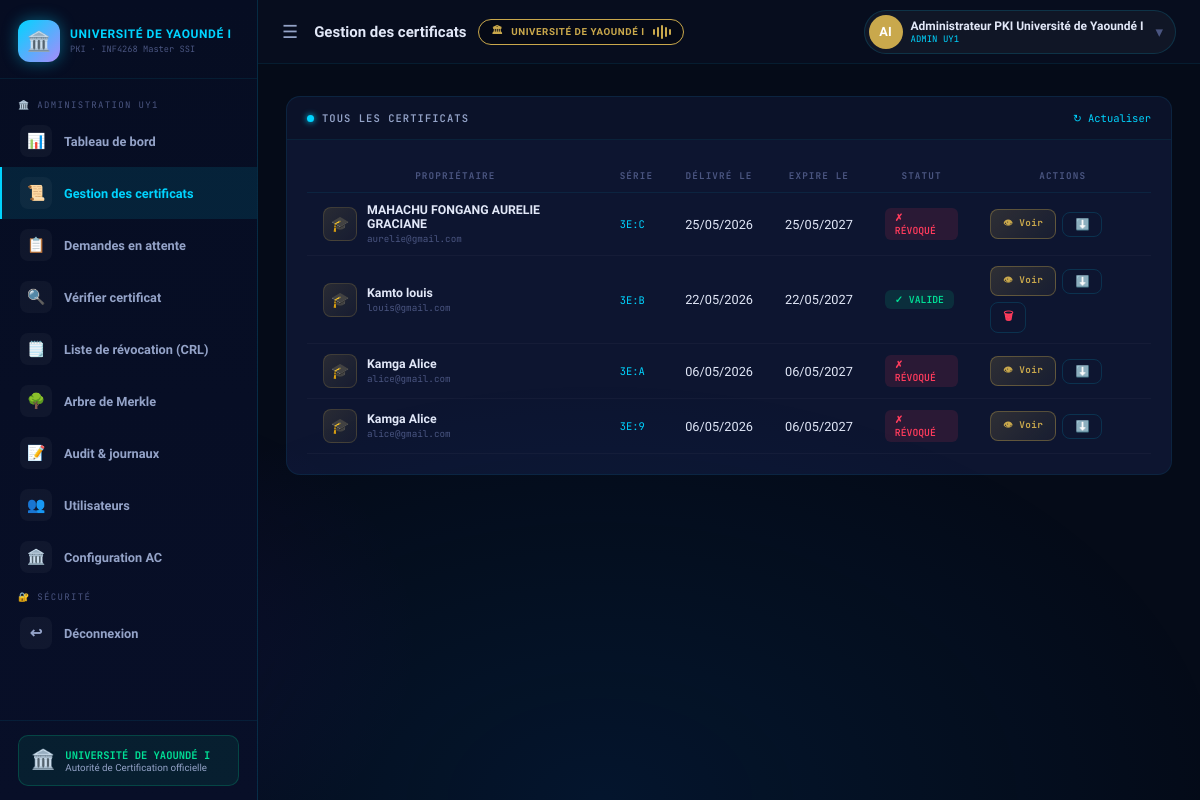
The app's page /certificates (signed in), older data.
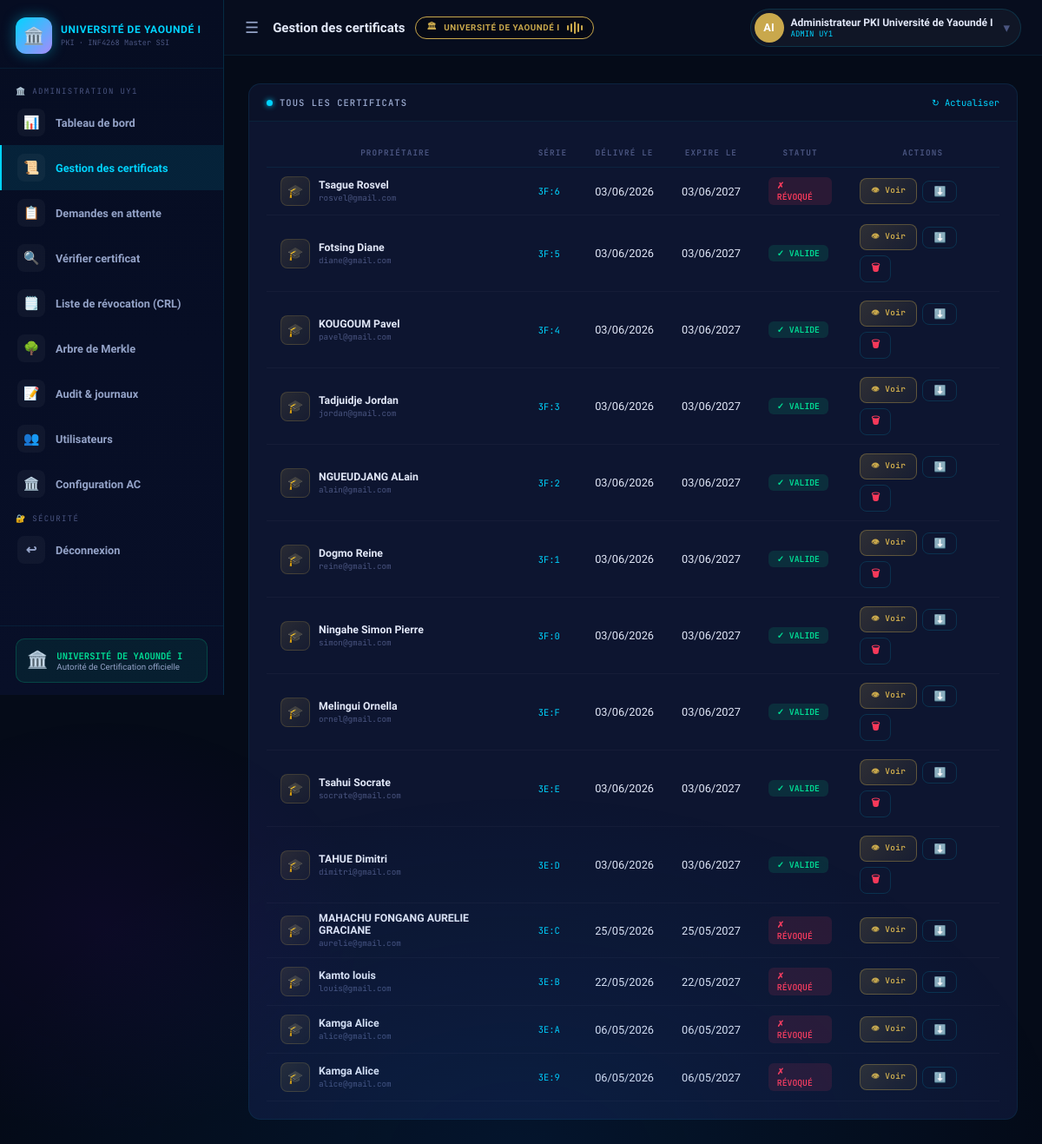
The same page, newer data.
### modules/models.py (models this page shows, shortened)
class User(UserMixin, db.Model):
    __tablename__ = 'users'
    id            = db.Column(db.Integer, primary_key=True)
    username      = db.Column(db.String(64), unique=True, nullable=False)
    email         = db.Column(db.String(120), unique=True, nullable=False)
    full_name     = db.Column(db.String(128), default='')
    matricule     = db.Column(db.String(50), default='')
    age           = db.Column(db.Integer, default=0)
    department    = db.Column(db.String(128), default='')
    status_type   = db.Column(db.String(30), default='etudiant')
    password_hash = db.Column(db.String(256), nullable=False)
    role          = db.Column(db.String(20), default='user')
    avatar_color  = db.Column(db.String(20), default='#00d4ff')
    created_at    = db.Column(db.DateTime, default=datetime.utcnow)
    last_login    = db.Column(db.DateTime, nullable=True)
    certificates  = db.relationship('Certificate', backref='owner', lazy=True)
    logs          = db.relationship('AuditLog', backref='user_ref', lazy=True)
    requests      = db.relationship('CertificateRequest',
                                   foreign_keys='CertificateRequest.user_id',
                                   backref='requester', lazy=True)
    def is_admin(self):
        return self.role == 'admin'
    def display_name(self):
        return self.full_name if self.full_name else self.username
    def initials(self):
        n = self.display_name()
        parts = n.split()
        if len(parts) >= 2:
            return (parts[0][0] + parts[-1][0]).upper()
        return n[:2].upper()

class Certificate(db.Model):
    __tablename__ = 'certificates'
    id            = db.Column(db.Integer, primary_key=True)
    serial_hex    = db.Column(db.String(32),  unique=True, nullable=False)
    serial_int    = db.Column(db.Integer,     unique=True, nullable=False)
    common_name   = db.Column(db.String(128), nullable=False)
    email         = db.Column(db.String(120), default='')
    organisation  = db.Column(db.String(128), default='Université de Yaoundé I')
    department    = db.Column(db.String(128), default='')
    status_type   = db.Column(db.String(30), default='etudiant')
    cert_pem      = db.Column(db.Text,         nullable=False)
    status        = db.Column(db.String(20),   default='VALID')
    issued_at     = db.Column(db.DateTime,     default=datetime.utcnow)
    expires_at    = db.Column(db.DateTime,     nullable=True)
    revoked_at    = db.Column(db.DateTime,     nullable=True)
    revoke_reason = db.Column(db.String(64),   nullable=True)
    user_id       = db.Column(db.Integer,      db.ForeignKey('users.id'))
    ca_id         = db.Column(db.Integer,      db.ForeignKey('authority_ca.id'))
    ca            = db.relationship('AuthorityCA', backref='issued_certs')
    request_id    = db.Column(db.Integer,      db.ForeignKey('certificate_requests.id'), nullable=True)
    request = db.relationship('CertificateRequest',
                              back_populates='certificate',
                              foreign_keys=[request_id])
    def status_badge(self):
        return {
            'VALID':   ('✓ VALIDE',   'badge-valid'),
            'REVOKED': ('✗ RÉVOQUÉ',  'badge-revoked'),
            'EXPIRED': ('⚠ EXPIRÉ',   'badge-expired'),
        }.get(self.status, (self.status, ''))
    def days_until_expiry(self):
        if not self.expires_at:
            return None
        now = datetime.utcnow()
        delta = (self.expires_at - now).days
        return delta

### app.py (the view)
@app.route('/certificates')
@login_required
def certificates():
    ca = get_ca()
    if current_user.is_admin():
        certs = Certificate.query.order_by(Certificate.issued_at.desc()).all()
    else:
        certs = Certificate.query.filter_by(user_id=current_user.id).order_by(Certificate.issued_at.desc()).all()
    return render_template('certificates.html', certs=certs, ca=ca)

### app.py (called while the page is built)
@login_manager.user_loader
def load_user(uid):
    return db.session.get(User, int(uid))

def get_ca():
    return AuthorityCA.query.first()

def expiring_soon(days=30):
    limit = datetime.now(timezone.utc) + timedelta(days=days)
    return Certificate.query.filter(Certificate.status=='VALID', Certificate.expires_at!=None, Certificate.expires_at<=limit).count()

@app.context_processor
def inject_globals():
    ca = get_ca()
    notif_count = expiring_soon(30) if ca else 0
    pending_count = CertificateRequest.query.filter_by(status='PENDING').count() if ca and current_user.is_authenticated and current_user.is_admin() else 0
    return dict(
        ca_exists=bool(ca),
        notif_count=notif_count,
        pending_count=pending_count,
        reasons_labels=REASONS_LABELS,
        university_name="Université de Yaoundé I"
    )

### templates/certificates.html (shortened to what this page needs)
{% extends "base.html" %}
{% block page_title %}Gestion des certificats{% endblock %}
{% block content %}
<div class="card">
  <div class="card-header">
    <div class="card-title">
      <span class="dot dot-cyan"></span>
      {% if current_user.is_admin() %}TOUS LES CERTIFICATS{% else %}MES CERTIFICATS{% endif %}
    </div>
    {% if current_user.is_admin() and ca_exists %}
    <a href="{{ url_for('api_stats') }}" class="card-link">↻ Actualiser</a>
    {% endif %}
  </div>
  <div class="card-body">
    {% if certs %}
    <div class="table-wrap">
      <table>
        <thead>
          <tr>
            <th>Propriétaire</th>
            <th>Série</th>
            <th>Délivré le</th>
            <th>Expire le</th>
            <th>Statut</th>
            <th>Actions</th>
          </tr>
        </thead>
        <tbody>
          {% for cert in certs %}
          <tr>
            <td>
              <div style="display:flex; align-items:center; gap:10px;">
                <div style="width:34px; height:34px; border-radius:8px; background:linear-gradient(135deg,rgba(201,168,76,0.15),rgba(201,168,76,0.05)); border:1px solid rgba(201,168,76,0.2); display:flex; align-items:center; justify-content:center; font-size:1rem; flex-shrink:0;">
                  {% if cert.status_type == 'etudiant' %}🎓
                  {% elif cert.status_type == 'enseignant' %}👨‍🏫
                  {% else %}👔{% endif %}
                </div>
                <div>
                  <strong>{{ cert.common_name }}</strong><br>
                  <span class="mono" style="font-size:0.62rem; color:var(--muted);">{{ cert.email }}</span>
                </div>
              </div>
            </td>
            <td>
              <span class="mono" style="font-size:0.7rem; color:var(--cyan);">{{ cert.serial_hex }}</span>
            </td>
            <td style="font-size:0.85rem;">{{ cert.issued_at.strftime('%d/%m/%Y') }}</td>
            <td style="font-size:0.85rem;">
              {% if cert.days_until_expiry() is not none and cert.days_until_expiry() < 30 and cert.status == 'VALID' %}
              <span class="text-gold">⚠️ {{ cert.expires_at.strftime('%d/%m/%Y') if cert.expires_at else '-' }}</span>
              {% else %}
              {{ cert.expires_at.strftime('%d/%m/%Y') if cert.expires_at else '-' }}
              {% endif %}
            </td>
            <td>
              {% set badge = cert.status_badge() %}
              <span class="badge {{ badge[1] }}">{{ badge[0] }}</span>
            </td>
            <td>
              <div style="display:flex; gap:6px; align-items:center; flex-wrap:wrap;">
                <a href="{{ url_for('view_certificate', cert_id=cert.id) }}"
                   class="btn btn-sm"
                   style="background:linear-gradient(135deg,rgba(201,168,76,0.18),rgba(201,168,76,0.06)); border:1px solid rgba(201,168,76,0.35); color:#c9a84c; font-family:'JetBrains Mono',monospace; font-size:0.62rem; letter-spacing:0.05em; padding:6px 12px; border-radius:8px; text-decoration:none; display:inline-flex; align-items:center; gap:5px; transition:all 0.2s; white-space:nowrap;"
                   onmouseover="this.style.background='linear-gradient(135deg,rgba(201,168,76,0.28),rgba(201,168,76,0.12))'; this.style.transform='translateY(-1px)'; this.style.boxShadow='0 4px 12px rgba(201,168,76,0.2)';"
                   onmouseout="this.style.background='linear-gradient(135deg,rgba(201,168,76,0.18),rgba(201,168,76,0.06))'; this.style.transform='translateY(0)'; this.style.boxShadow='none';"
                   title="Voir le certificat officiel">
                  👁 Voir
                </a>
                <a href="{{ url_for('download_cert', cert_id=cert.id) }}"
                   class="btn btn-outline btn-sm"
                   title="Télécharger le fichier .pem">
                  ⬇️
                </a>
                {% if current_user.is_admin() and cert.status == 'VALID' %}
                <button class="btn btn-outline btn-sm text-red"
                        onclick="openRevokeModal({{ cert.id }}, '{{ cert.common_name }}')"
                        title="Révoquer ce certificat">
                  🗑
                </button>
                {% endif %}
              </div>
            </td>
          </tr>
          {% endfor %}
        </tbody>
      </table>
    </div>
    {% endif %}
  </div>
</div>
{% endblock %}

### templates/base.html (shortened to what this page needs)
<!DOCTYPE html>
<html lang="fr">
<head>
  <link rel="stylesheet" href="{{ url_for('static', filename='css/style.css') }}">
</head>
<body>
{% if current_user.is_authenticated %}
<aside class="sidebar" id="sidebar">
  <div class="sidebar-logo">
    <div class="sidebar-logo-icon">🏛️</div>
    <div class="sidebar-logo-text">
      <h2>UNIVERSITÉ DE YAOUNDÉ I</h2>
      <p>PKI · INF4268 Master SSI</p>
    </div>
  </div>
  <nav class="sidebar-nav">
    {% if current_user.is_admin() %}
      <div class="nav-section">🏛️ Administration UY1</div>
      <a href="{{ url_for('dashboard_admin') }}" class="nav-link {% if request.endpoint=='dashboard_admin' %}active{% endif %}">
        <div class="nav-icon">📊</div> <span>Tableau de bord</span>
      </a>
      <a href="{{ url_for('certificates') }}" class="nav-link {% if request.endpoint=='certificates' %}active{% endif %}">
        <div class="nav-icon">📜</div> <span>Gestion des certificats</span>
      </a>
      <a href="{{ url_for('pending_requests') }}" class="nav-link {% if request.endpoint=='pending_requests' %}active{% endif %}">
        <div class="nav-icon">📋</div> <span>Demandes en attente</span>
      </a>
      <a href="{{ url_for('verify') }}" class="nav-link {% if request.endpoint=='verify' %}active{% endif %}">
        <div class="nav-icon">🔍</div> <span>Vérifier certificat</span>
      </a>
      <a href="{{ url_for('view_crl') }}" class="nav-link {% if request.endpoint=='view_crl' %}active{% endif %}">
        <div class="nav-icon">🗒️</div> <span>Liste de révocation (CRL)</span>
      </a>
      <a href="{{ url_for('merkle_dashboard') }}" class="nav-link {% if request.endpoint=='merkle_dashboard' %}active{% endif %}">
        <div class="nav-icon">🌳</div> <span>Arbre de Merkle</span>
      </a>
      <a href="{{ url_for('audit') }}" class="nav-link {% if request.endpoint=='audit' %}active{% endif %}">
        <div class="nav-icon">📝</div> <span>Audit & journaux</span>
      </a>
      <a href="{{ url_for('users') }}" class="nav-link {% if request.endpoint=='users' %}active{% endif %}">
        <div class="nav-icon">👥</div> <span>Utilisateurs</span>
      </a>
      <a href="{{ url_for('admin_ca') }}" class="nav-link {% if request.endpoint=='admin_ca' %}active{% endif %}">
        <div class="nav-icon">🏛️</div> <span>Configuration AC</span>
      </a>
    {% endif %}
    <div class="nav-section">🔐 Sécurité</div>
    <a href="{{ url_for('logout') }}" class="nav-link">
      <div class="nav-icon">↩</div> <span>Déconnexion</span>
    </a>
  </nav>
  <div class="sidebar-footer">
    <div class="sidebar-status">
      <div class="status-icon">🏛️</div>
      <div>
        <div class="status-title">UNIVERSITÉ DE YAOUNDÉ I</div>
        <div class="status-desc">Autorité de Certification officielle</div>
      </div>
    </div>
  </div>
</aside>
<div class="topbar" id="topbar">
  <button class="topbar-menu-btn" id="menuBtn" onclick="toggleSidebar()">☰</button>
  <div class="topbar-title">
    {% block page_title %}PKI Université de Yaoundé I{% endblock %}
    {% if ca_exists %}
    <div class="topbar-ca-badge">
      🏛 <span class="topbar-ca-text">UNIVERSITÉ DE YAOUNDÉ I</span>
      <div class="wave">
        <span></span><span></span><span></span><span></span><span></span>
      </div>
    </div>
    {% endif %}
  </div>
  <div class="topbar-actions">
    <a href="{{ url_for('profile') }}" class="user-pill">
      <div class="user-avatar" style="background:{{ current_user.avatar_color }};">
        {{ current_user.initials() }}
      </div>
      <div class="user-pill-info">
        <div class="user-name">{{ current_user.display_name() }}</div>
        <div class="user-role">{% if current_user.is_admin() %}ADMIN UY1{% else %}{{ current_user.get_status_label() }}{% endif %}</div>
      </div>
      <span style="color:var(--muted);margin-left:4px;">▾</span>
    </a>
  </div>
</div>
<div class="main-wrapper" id="mainWrapper">
  <div class="flash-zone">
  </div>
  <div class="page-content">
    {% block content %}{% endblock %}
  </div>
</div>
{% endif %}
</body>
</html>

Row changes from the older to the newer data that the page shows:
added Certificate: common_name "Tsague Rosvel", email "rosvel@gmail.com", serial_hex "3F:6", issued_at "03/06/2026", expires_at "03/06/2027", badge "✗ RÉVOQUÉ"
added Certificate: common_name "Fotsing Diane", email "diane@gmail.com", serial_hex "3F:5", issued_at "03/06/2026", expires_at "03/06/2027", badge "✓ VALIDE"
added Certificate: common_name "KOUGOUM Pavel", email "pavel@gmail.com", serial_hex "3F:4", issued_at "03/06/2026", expires_at "03/06/2027", badge "✓ VALIDE"
added Certificate: common_name "Tadjuidje Jordan", email "jordan@gmail.com", serial_hex "3F:3", issued_at "03/06/2026", expires_at "03/06/2027", badge "✓ VALIDE"
added Certificate: common_name "NGUEUDJANG ALain", email "alain@gmail.com", serial_hex "3F:2", issued_at "03/06/2026", expires_at "03/06/2027", badge "✓ VALIDE"
added Certificate: common_name "Dogmo Reine", email "reine@gmail.com", serial_hex "3F:1", issued_at "03/06/2026", expires_at "03/06/2027", badge "✓ VALIDE"
added Certificate: common_name "Ningahe Simon Pierre", email "simon@gmail.com", serial_hex "3F:0", issued_at "03/06/2026", expires_at "03/06/2027", badge "✓ VALIDE"
added Certificate: common_name "Melingui Ornella", email "ornel@gmail.com", serial_hex "3E:F", issued_at "03/06/2026", expires_at "03/06/2027", badge "✓ VALIDE"
added Certificate: common_name "Tsahui Socrate", email "socrate@gmail.com", serial_hex "3E:E", issued_at "03/06/2026", expires_at "03/06/2027", badge "✓ VALIDE"
added Certificate: common_name "TAHUE Dimitri", email "dimitri@gmail.com", serial_hex "3E:D", issued_at "03/06/2026", expires_at "03/06/2027", badge "✓ VALIDE"
changed Certificate "Kamto louis": badge "✓ VALIDE" → "✗ RÉVOQUÉ"; no longer shows "🗑"
